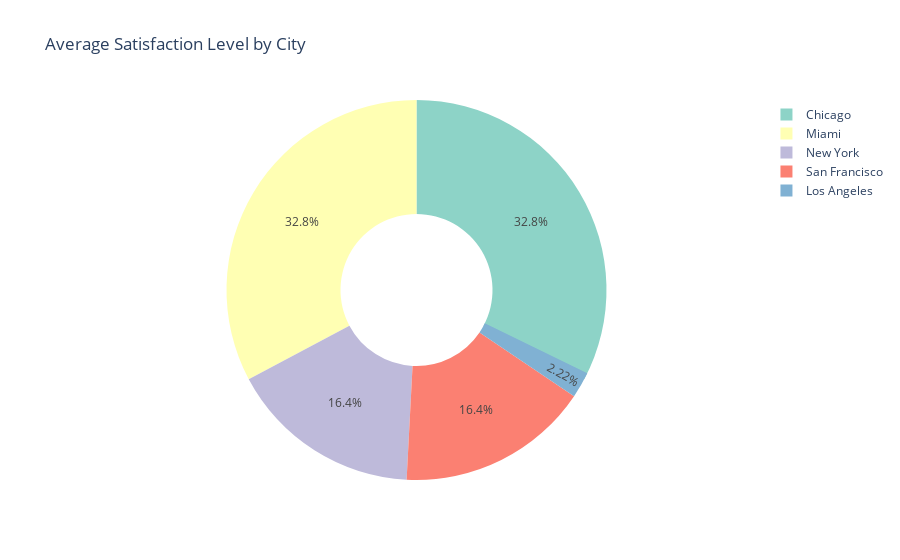

Write notebook code for a chart like this one.
### Code cell
if df["Satisfaction_Level"].dtype == "object":
    df["Satisfaction_Level"] = df["Satisfaction_Level"].astype("category").cat.codes

# Group by City and calculate the average Satisfaction Level
city_vs_satisfaction = df.groupby("City")["Satisfaction_Level"].mean().reset_index()

# Create pie chart
fig = pltx.pie(
    city_vs_satisfaction, 
    names="City", 
    values="Satisfaction_Level", 
    title="Average Satisfaction Level by City",
    hole=0.4,  # Donut style for better visualization
    color_discrete_sequence=pltx.colors.qualitative.Set3
)

fig.show()

### Figure 1 — Plotly figure (JSON) as saved in the notebook; plotly's stock layout.template omitted (floating-point values rounded to 4 significant figures)
{"data": [{"domain": {"x": [0, 1], "y": [0, 1]}, "hole": 0.4, "hovertemplate": "City=%{label}<br>Satisfaction_Level=%{value}<extra></extra>", "labels": ["Chicago", "Houston", "Los Angeles", "Miami", "New York", "San Francisco"], "legendgroup": "", "name": "", "showlegend": true, "type": "pie", "values": [2, -0.03448, 0.1356, 2, 1, 1]}], "layout": {"legend": {"tracegroupgap": 0}, "piecolorway": ["rgb(141,211,199)", "rgb(255,255,179)", "rgb(190,186,218)", "rgb(251,128,114)", "rgb(128,177,211)", "rgb(253,180,98)", "rgb(179,222,105)", "rgb(252,205,229)", "rgb(217,217,217)", "rgb(188,128,189)", "rgb(204,235,197)", "rgb(255,237,111)"], "title": {"text": "Average Satisfaction Level by City"}}}
